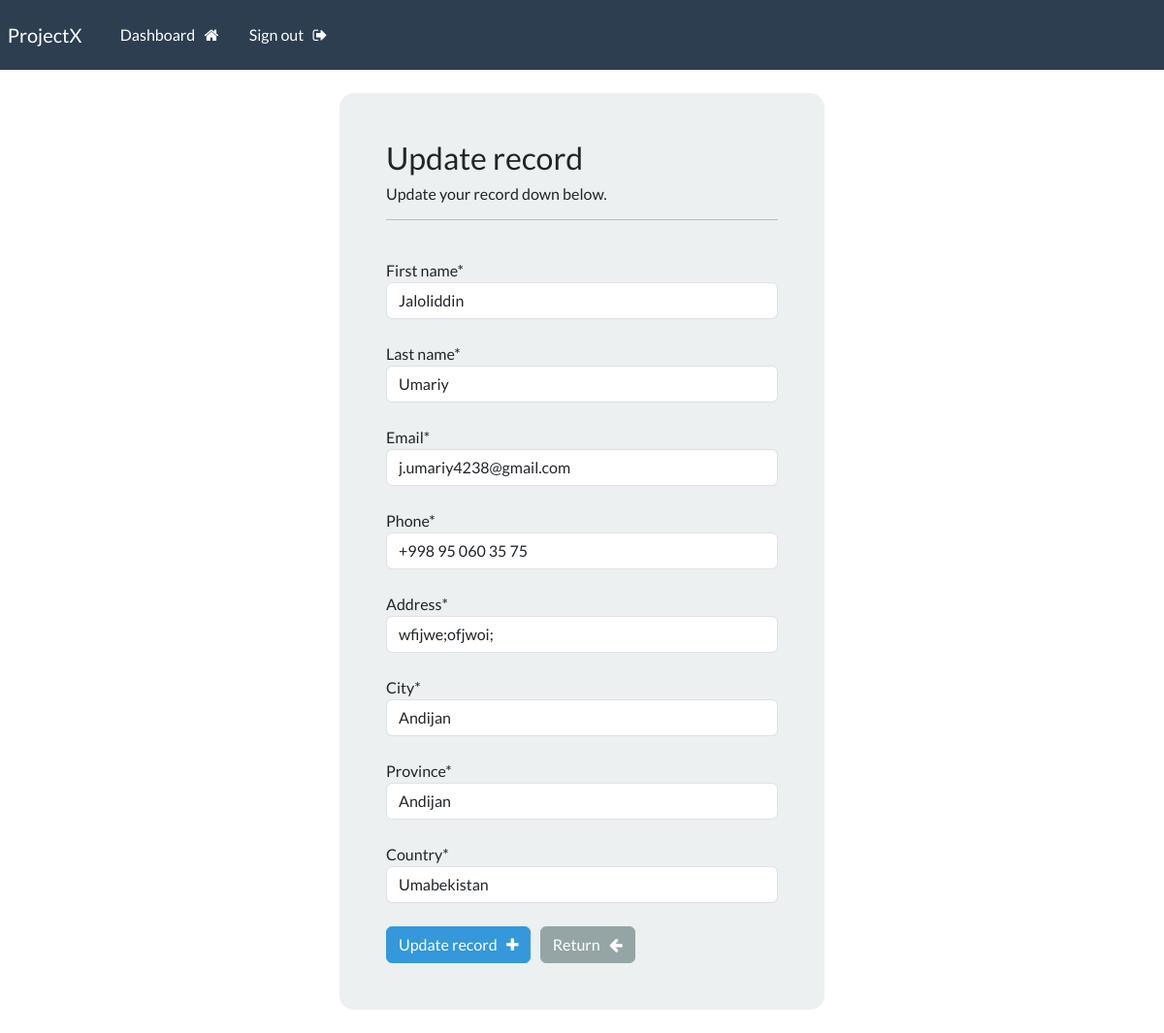
The app's page /update-record/7 (signed in) with its own data.
### webapp/models.py (models this page shows, shortened)
class Record(models.Model):
    creation_date = models.DateTimeField(auto_now_add=True)
    first_name = models.CharField(max_length=100)
    last_name = models.CharField(max_length=100)
    email = models.CharField(max_length=255)
    phone = models.CharField(max_length=20)
    address = models.CharField(max_length=300)
    city = models.CharField(max_length=255)
    province = models.CharField(max_length=200)
    country = models.CharField(max_length=125)

### webapp/views.py (the view)
# urls.py: path('update-record/<int:pk>', views.update_record, name='update-record'),
@login_required(login_url="my-login")
def update_record(request, pk):
    record = Record.objects.get(id=pk)
    form = UpdateRecordForm(instance=record)
    if request.method == "POST":
        form = UpdateRecordForm(request.POST, instance=record)
        if form.is_valid():
            form.save()
            messages.success(request, "Your record was updated!")
            return redirect("dashboard")
    context = {"form": form}
    return render(request, "webapp/update-record.html", context=context)

### webapp/forms.py
class UpdateRecordForm(forms.ModelForm):
    class Meta:
        model = Record
        fields = [
            "first_name",
            "last_name",
            "email",
            "phone",
            "address",
            "city",
            "province",
            "country",
        ]

### webapp/templates/webapp/update-record.html (shortened to what this page needs)
{% extends 'webapp/base.html' %}
{% load crispy_forms_tags %}
{% block content %}
<body>
    <div class="container bg-light shadow-md p-5 form-layout">
        <h3> Update record </h3>
        <h6> Update your record down below. </h6>
        <hr>
        <br>
        <form method="POST" autocomplete="off">
            {{form.first_name|as_crispy_field}}
            <br>
            {{form.last_name|as_crispy_field}}
            <br>
            {{form.email|as_crispy_field}}
            <br>
            {{form.phone|as_crispy_field}}
            <br>
            {{form.address|as_crispy_field}}
            <br>
            {{form.city|as_crispy_field}}
            <br>
            {{form.province|as_crispy_field}}
            <br>
            {{form.country|as_crispy_field}}
            <br>
            <button type="submit" class="btn btn-info">
                Update record &nbsp; <i class="fa fa-plus" aria-hidden="true"></i>
            </button>
            <a href="{% url 'dashboard' %}" class="btn btn-secondary">
                Return &nbsp; <i class="fa fa-arrow-left" aria-hidden="true"></i>
            </a>
        </form>
    </div>
    <br>
</body>
{% endblock %}

### static/css/styles.css (style rules this page uses)
.form-layout { border-radius: 15px; width: 500px; }

### records on screen
Record: first_name "Jaloliddin", last_name "Umariy", email "j.umariy4238@gmail.com", phone "+998 95 060 35 75", address "wfijwe;ofjwoi;", city "Andijan", province "Andijan", country "Umabekistan"
